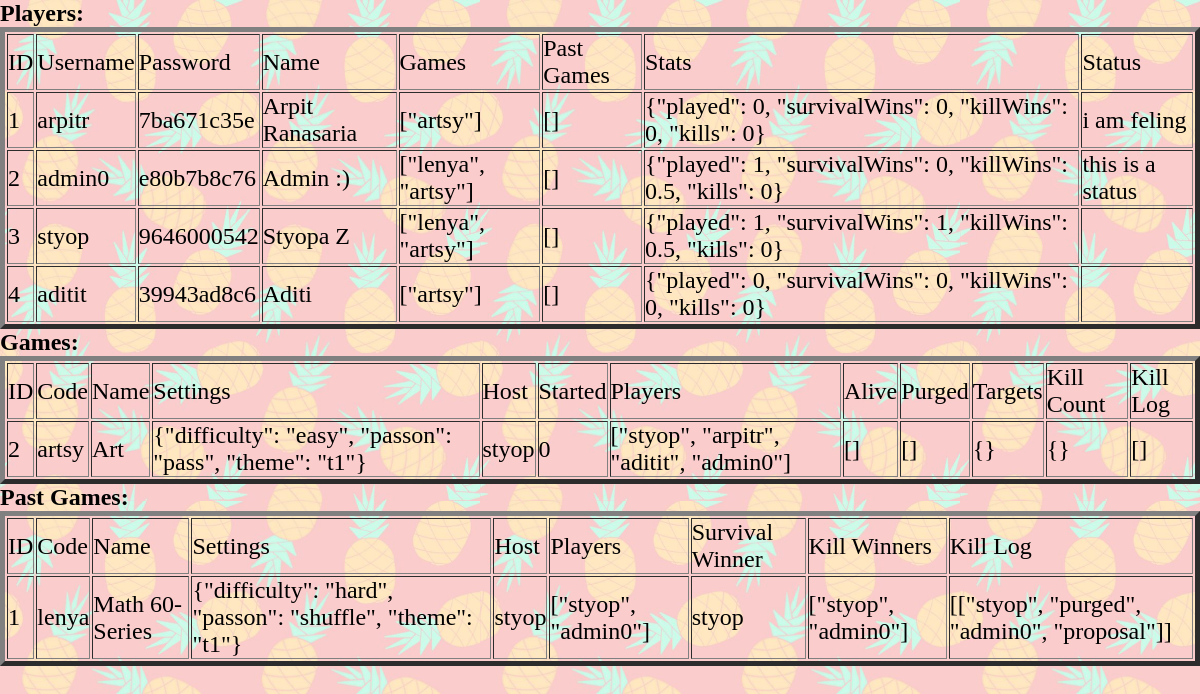
Page /debug/ on the committed database.
### tables this page shows
CREATE TABLE Players (     id INTEGER PRIMARY KEY AUTOINCREMENT,     user TEXT NOT NULL,     password TEXT NOT NULL,     name TEXT NOT NULL,     games TEXT NOT NULL,     pastGames TEXT NOT NULL,     stats TEXT NOT NULL,     status TEXT);

CREATE TABLE Games (     id INTEGER PRIMARY KEY AUTOINCREMENT,     code TEXT NOT NULL,     name TEXT NOT NULL,    settings TEXT NOT NULL,     host TEXT NOT NULL,     started BOOLEAN NOT NULL CHECK (started IN (0,1)),     players TEXT NOT NULL,     alive TEXT NOT NULL,     purged TEXT NOT NULL,     targets TEXT NOT NULL,     killCount TEXT NOT NULL,     killLog TEXT NOT NULL);

CREATE TABLE PastGames (     id INTEGER PRIMARY KEY AUTOINCREMENT,     code TEXT NOT NULL,     name TEXT NOT NULL,    settings TEXT NOT NULL,     host TEXT NOT NULL,     players TEXT NOT NULL,     survivalWinner TEXT NOT NULL,     killWinners TEXT NOT NULL,     killLog TEXT NOT NULL);

### app.py (the view)
@app.route('/debug/')
def debug():
    with sqlite3.connect("database.db") as con:
        con.row_factory = sqlite3.Row
        cur = con.cursor()
        cur.execute("SELECT * from Players")
        playerRows = cur.fetchall()   #rows of the Players table
        cur.execute("SELECT * from Games")
        gameRows = cur.fetchall()   #rows of the Games table
        cur.execute("SELECT * from pastGames")
        pastRows = cur.fetchall()   #rows of the pastGames table
    return render_template('debug.html', playerRows = playerRows, gameRows = gameRows, pastRows=pastRows)

### templates/debug.html (shortened to what this page needs)
<!DOCTYPE html>
<html lang="en">
<head>
    <link rel="stylesheet" href="{{ url_for('static', filename='css/main.css') }}">
    <link rel="stylesheet" href="{{ url_for('static', filename='css/debug.css') }}">
</head>
<body>
    <h2>Players:</h2>
    <table border=5>
        <thead>
        <td>ID</td>
        <td>Username</td>
        <td>Password</td>
        <td>Name</td>
        <td>Games</td>
        <td>Past Games</td>
        <td>Stats</td>
        <td>Status</td>
        </thead>
        {% for row in playerRows %}
        <tr>
        <td>{{row["id"]}}</td>
        <td>{{row["user"]}}</td>
        <td>{{row["password"][:10]}}</td>
        <td>{{row["name"]}}</td>
        <td>{{row["games"]}}</td>
        <td>{{row["pastGames"]}}</td>
        <td>{{row["stats"]}}</td>
        <td>{{row["status"]}}</td>
        </tr>
        {% endfor %}
        </table>
        <h2>Games:</h2>
        <table border=5>
            <thead>
            <td>ID</td>
            <td>Code</td>
            <td>Name</td>
            <td>Settings</td>
            <td>Host</td>
            <td>Started</td>
            <td>Players</td>
            <td>Alive</td>
            <td>Purged</td>
            <td>Targets</td>
            <td>Kill Count</td>
            <td>Kill Log</td>
            </thead>
            {% for row in gameRows %}
            <tr>
            <td>{{row["id"]}}</td>
            <td>{{row["code"]}}</td>
            <td>{{row["name"]}}</td>
            <td>{{row["settings"]}}</td>
            <td>{{row["host"]}}</td>
            <td>{{row["started"]}}</td>
            <td>{{row["players"]}}</td>
            <td>{{row["alive"]}}</td>
            <td>{{row["purged"]}}</td>
            <td>{{row["targets"]}}</td>
            <td>{{row["killCount"]}}</td>
            <td>{{row["killLog"]}}</td>
            </tr>
            {% endfor %}
            </table>
            <h2>Past Games:</h2>
            <table border=5>
                <thead>
                <td>ID</td>
                <td>Code</td>
                <td>Name</td>
                <td>Settings</td>
                <td>Host</td>
                <td>Players</td>
                <td>Survival Winner</td>
                <td>Kill Winners</td>
                <td>Kill Log</td>
                </thead>
                {% for row in  pastRows %}
                <tr>
                <td>{{row["id"]}}</td>
                <td>{{row["code"]}}</td>
                <td>{{row["name"]}}</td>
                <td>{{row['settings']}}</td>
                <td>{{row["host"]}}</td>
                <td>{{row["players"]}}</td>
                <td>{{row["survivalWinner"]}}</td>
                <td>{{row["killWinners"]}}</td>
                <td>{{row["killLog"]}}</td>
                </tr>
                {% endfor %}
                </table>
</body>
</html>

### static/css/main.css (style rules this page uses)
* { margin: 0; padding: 0; font-family: 'Times New Roman', Times, serif; font-size: x-large; }
body { background-image: url(/static/img/backgrounds/pastelLight.jpg); background-size: 80%; }
@media screen and (min-width:800px) { body { background-size: 40%; } }

### rows in the picture
Players: id "1", user "arpitr", password "7ba671c35e", name "Arpit Ranasaria", games "[\"artsy\"]", pastGames "[]", stats "{\"played\": 0, \"survivalWins\": 0, \"killWins\": 0, \"kills\": 0}", status "i am feling"
Players: id "2", user "admin0", password "e80b7b8c76", name "Admin :)", games "[\"lenya\", \"artsy\"]", pastGames "[]", stats "{\"played\": 1, \"survivalWins\": 0, \"killWins\": 0.5, \"kills\": 0}", status "this is a status"
Players: id "3", user "styop", password "9646000542", name "Styopa Z", games "[\"lenya\", \"artsy\"]", pastGames "[]", stats "{\"played\": 1, \"survivalWins\": 1, \"killWins\": 0.5, \"kills\": 0}"
Players: id "4", user "aditit", password "39943ad8c6", name "Aditi", games "[\"artsy\"]", pastGames "[]", stats "{\"played\": 0, \"survivalWins\": 0, \"killWins\": 0, \"kills\": 0}"
Games: id "2", code "artsy", name "Art", settings "{\"difficulty\": \"easy\", \"passon\": \"pass\", \"theme\": \"t1\"}", host "styop", started "0", players "[\"styop\", \"arpitr\", \"aditit\", \"admin0\"]", alive "[]", purged "[]", targets "{}", killCount "{}", killLog "[]"
PastGames: id "1", code "lenya", name "Math 60-Series", settings "{\"difficulty\": \"hard\", \"passon\": \"shuffle\", \"theme\": \"t1\"}", host "styop", players "[\"styop\", \"admin0\"]", survivalWinner "styop", killWinners "[\"styop\", \"admin0\"]", killLog "[[\"styop\", \"purged\", \"admin0\", \"proposal\"]]"
